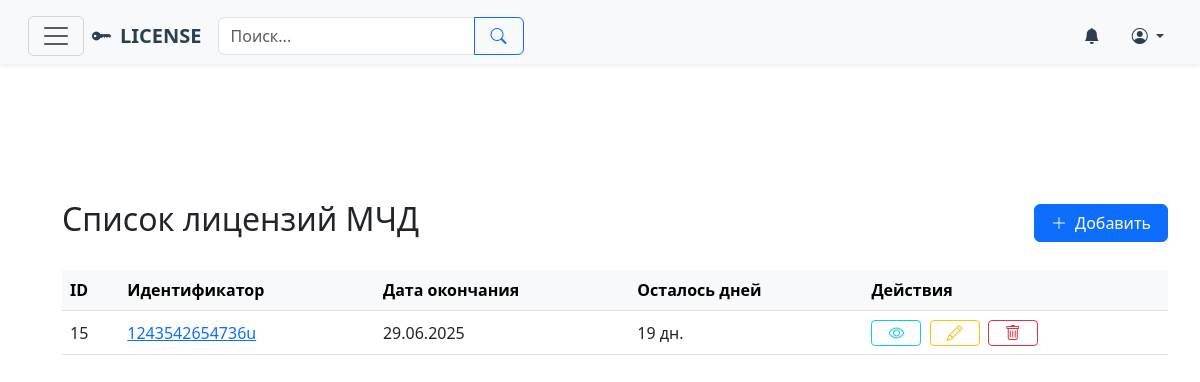
Screenshot of /mcd/ with the database file from the repository.
### licen/models.py (models this page shows, shortened)
class LicenseBaseModel(models.Model):
    created_at = models.DateTimeField(auto_now_add=True, verbose_name=_('Дата создания'))
    updated_at = models.DateTimeField(auto_now=True, verbose_name=_('Дата обновления'))
    start_date = models.DateField(verbose_name=_('Дата начала действия (с)'))
    end_date = models.DateField(verbose_name=_('Дата окончания действия (по)'))
    comments = models.TextField(blank=True, null=True, verbose_name=_('Комментарии'))
    computer = models.ForeignKey(
        'Computer',
        on_delete=models.CASCADE,
        related_name='%(class)s',
        verbose_name=_('Компьютер')
    )
    class Meta:
        abstract = True
        ordering = ['-end_date']
        indexes = [
            models.Index(fields=['end_date']),
        ]

class MCD(LicenseBaseModel):
    mcd_id = models.CharField(
        max_length=100,
        unique=True,
        verbose_name=_('ID')
    )
    class Meta:
        verbose_name = _('МЧД')
        verbose_name_plural = _('МЧД')

### licen/views.py (the view)
# urls.py: path('mcd/', mcd_list, name='mcd-list'),
def mcd_list(request):
    mcds = MCD.objects.all().order_by('mcd_id')
    return render(request, 'licen/mcd/mcd_list.html', {'mcds': mcds})

### licen/context_processors.py (called while the page is built, shortened)
def get_breadcrumbs(request):
    breadcrumbs = []
    breadcrumbs.append({
        'name': _('Города'),
        'url': reverse('city-list')
    })
    return {'breadcrumbs': breadcrumbs}

### licen/templatetags/licen_extras.py (called while the page is built)
@register.filter(name='timesince_days')
def timesince_days(end_date):
    today = date.today()
    return (end_date - today).days

### licen/templates/licen/mcd/mcd_list.html (shortened to what this page needs)
{% extends "base.html" %}
{% load licen_extras %}
{% block content %}
<div class="container mt-5">
    <div class="d-flex justify-content-between align-items-center mb-4">
        <h2>Список лицензий МЧД</h2>
        <a href="{% url 'mcd-create' %}" class="btn btn-primary d-flex align-items-center gap-2">
            <i class="bi bi-plus-lg"></i> Добавить
        </a>
    </div>
    {% if mcds %}
    <div class="table-responsive d-none d-md-block">
        <table class="table table-hover align-middle">
            <thead class="table-light">
                <tr>
                    <th>ID</th>
                    <th>Идентификатор</th>
                    <th>Дата окончания</th>
                    <th>Осталось дней</th>
                    <th>Действия</th>
                </tr>
            </thead>
            <tbody>
                {% for item in mcds %}
                <tr>
                    <td>{{ item.id }}</td>
                    <td><a href="{% url 'mcd-detail' item.id %}">{{ item.mcd_id|truncatechars:20 }}</a></td>
                    <td>{{ item.end_date|date:"d.m.Y" }}</td>
                    <td>
                        {% with days_left=item.end_date|timesince_days %}
                            {% if days_left <= 0 %}
                                <span class="text-danger">Лицензия истекла</span>
                            {% else %}
                                {{ days_left }} дн.
                            {% endif %}
                        {% endwith %}
                    </td>
                    <td class="text-nowrap">
                        <a href="{% url 'mcd-detail' item.id %}" class="btn btn-sm btn-outline-info me-1"><i class="bi bi-eye"></i></a>
                        <a href="{% url 'mcd-update' item.id %}" class="btn btn-sm btn-outline-warning me-1"><i class="bi bi-pencil"></i></a>
                        <a href="{% url 'mcd-delete' item.id %}" class="btn btn-sm btn-outline-danger"><i class="bi bi-trash"></i></a>
                    </td>
                </tr>
                {% endfor %}
            </tbody>
        </table>
    </div>
    {% else %}
    <div class="alert alert-info">Нет лицензий МЧД в базе</div>
    {% endif %}
</div>
{% endblock %}

### licen/templates/base.html (style rules this page uses)
.table thead th { background-color: #f8f9fa; }
.btn { padding-left: 1rem; padding-right: 1rem; }
.btn i { display: flex; align-items: center; }
.btn-sm i { font-size: 1rem; }

### rows the page displays
MCD: id "15", mcd_id "1243542654736u", end_date "29.06.2025", item "19"
